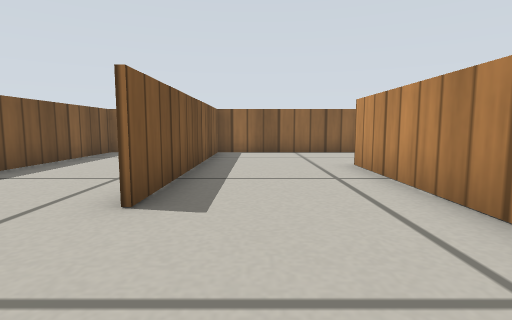
view 1 (above)

16 first-person views from a walk through a world built for the Gazebo simulator. The camera is 0.23 m above the floor, tilts 6° down and sees 80° across. The floor is counted in squares, 0.25 m on a side. Each view is taken from the middle of a square. On the plan, view 1 faces up. The plan holds only what a view shows up to about 11 squares ahead; the rest is blank. Gazebo's built-in surfaces are drawn with simple patterns.

view 2
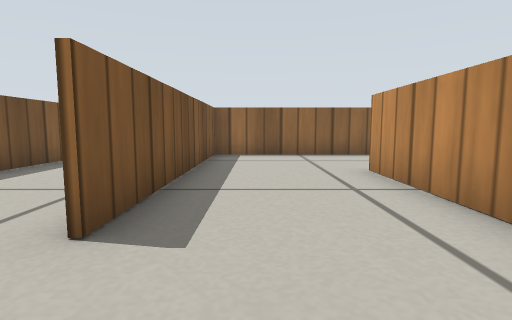

view 3
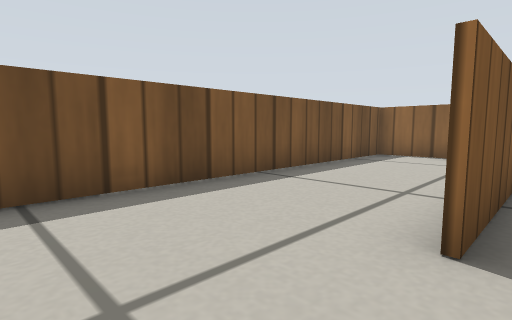

view 4
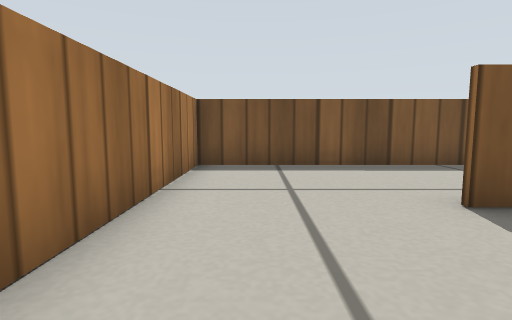

view 5
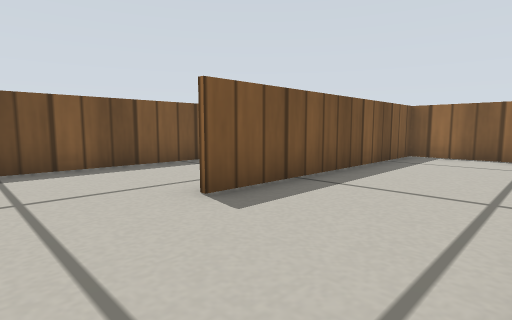

view 6
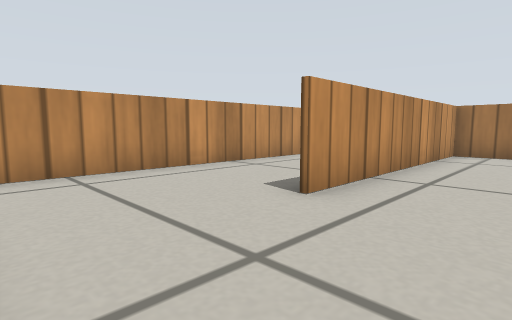

view 7
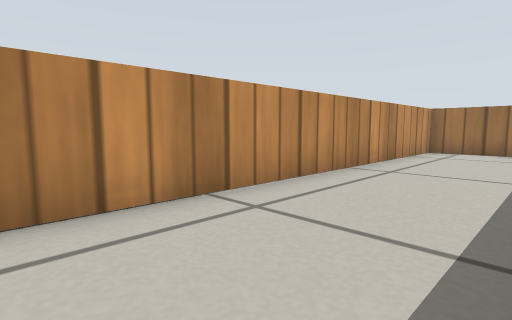

view 8
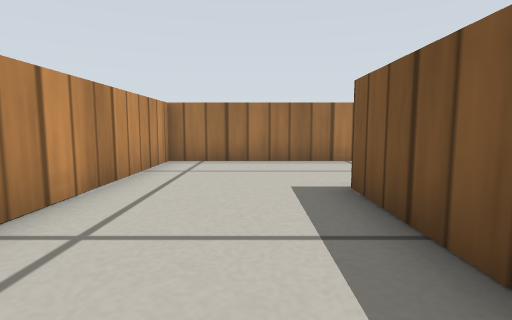

view 9
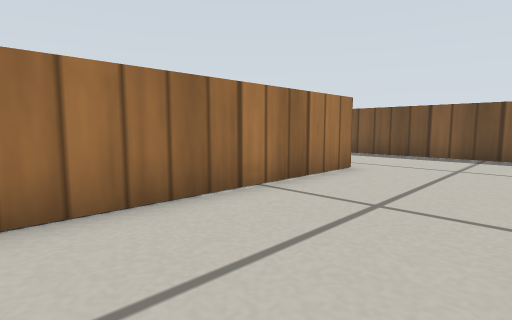

view 10
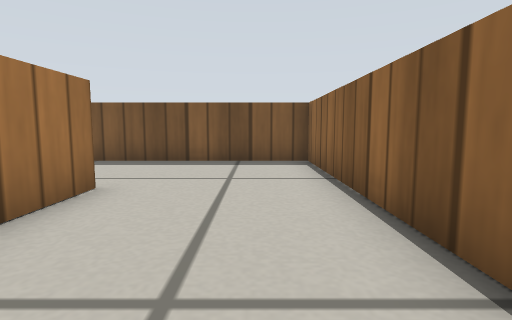

view 11
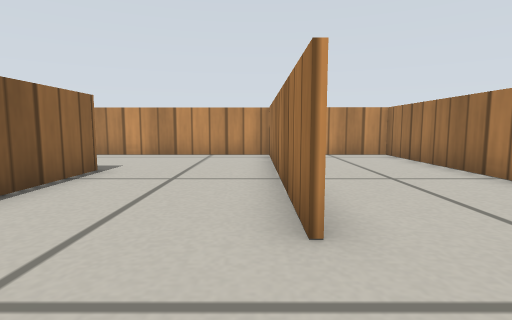

view 12
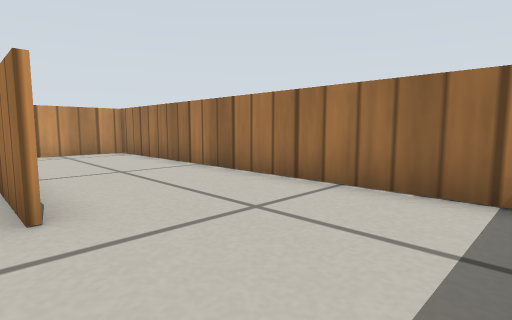

view 13
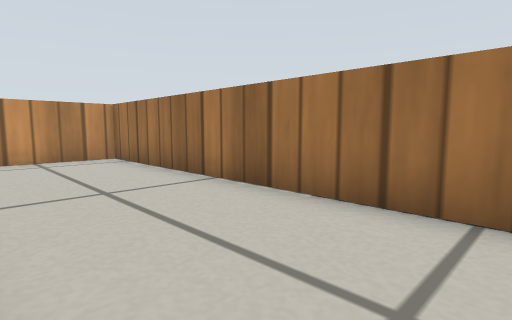

view 14
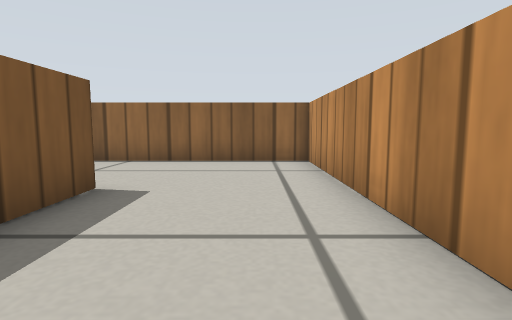

view 15
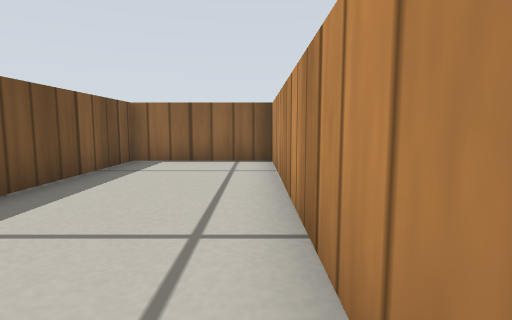

view 16
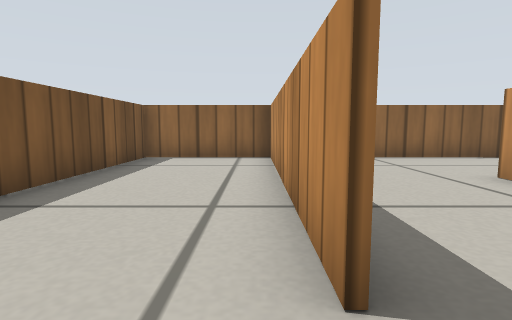

### Floor plan
Points are (right, up) in squares from view 1. A wall is a line through its corners. A room is listed if a view was taken in it or the views show most of it. See-through windows are left out.
Room 1 (views 1, 2, 3, 4, 5, 6)
walls: (-1.5, -0.4) (2.4, -0.4) (2.5, 7.6); (2.5, 11.4) (-0.9, 11.4); (-1.4, 11.5) (-1.4, 3.4)
ways out: opening at (3, 9.5) to room 2; opening at (-1, 1.5) to room 4
Room 2 (views 7, 8, 9, 10, 11, 12, 14)
walls: (2.6, 2.4) (2.6, -0.6) (-5.5, -0.6); (2.6, 7.6) (2.6, 5.8); (-1.6, -4.4) (6.4, -4.4) (6.5, 11.4) (2.5, 11.4); (-5.4, -1.1) (-5.4, -4.6)
ways out: opening at (3, 9.5) to room 1; opening at (-3.5, -5) to room 3
Room 3 (view 13)
walls: (-4.7, -8.4) (6.4, -8.5) (6.4, -5.7); (-5.4, -4.6) (-5.4, -6.6)
ways out: opening at (-3.5, -5) to room 2
Room 4 (views 15, 16)
walls: (-1.6, 3.4) (-1.5, 11.3); (-0.9, 11.4) (-5.4, 11.4) (-5.4, -1.1); (-5.5, -0.4) (-1.5, -0.4)
ways out: opening at (-1, 1.5) to room 1

Positions as (right, up) in squares from view 1, and headings:
1: (0, 0), facing up
2: (0, 1), facing up
3: (-1, 1), facing up-left
4: (2, 1), facing left
5: (2, 1), facing up-left
6: (0, 11), facing down-right
7: (3, 8), facing down-right
8: (4, 4), facing down
9: (5, -1), facing down-left
10: (3, -2), facing left
11: (-4, -4), facing right
12: (-5, -4), facing down-right
13: (-3, -5), facing down-right
14: (5, 3), facing up
15: (-2, 3), facing up
16: (-2, 2), facing up
